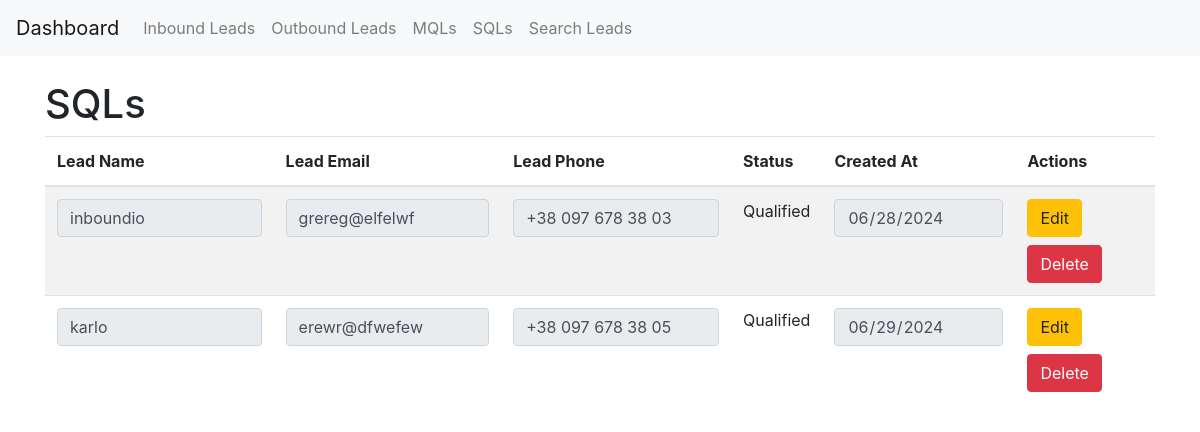
Page /sqls on the earlier database version.
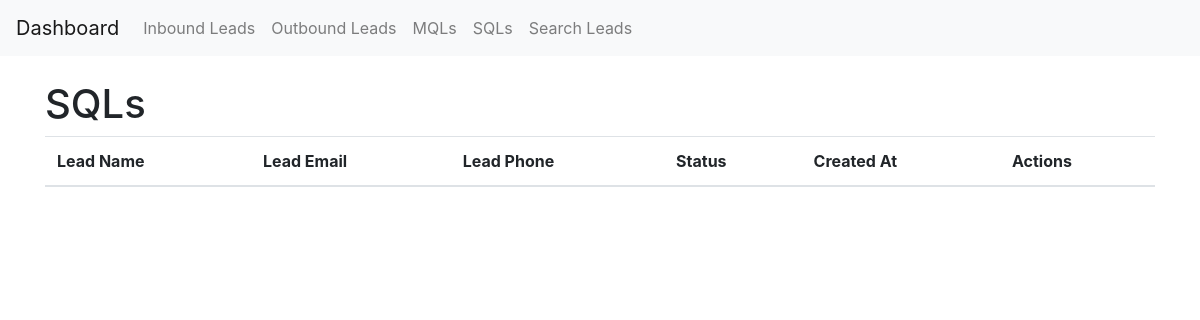
Same page on the later database version.
### app/models.py (models this page shows)
class SQL(db.Model):
    id = db.Column(db.Integer, primary_key=True)
    mql_id = db.Column(db.Integer, db.ForeignKey('mql.id'))
    status = db.Column(db.String(20), nullable=False)
    created_at = db.Column(db.DateTime, default=datetime.utcnow)

class InboundLead(db.Model):
    id = db.Column(db.Integer, primary_key=True)
    name = db.Column(db.String(64), nullable=False)
    email = db.Column(db.String(120), unique=True, nullable=False)
    phone = db.Column(db.String(20))
    created_at = db.Column(db.DateTime, default=datetime.utcnow)
    qualification = db.Column(db.String(20), default='')
    mqls = db.relationship('MQL', backref='inbound_lead', lazy=True)

### app/routes.py (the view, shortened to what this page needs)
@app.route('/sqls', methods=['GET', 'POST'])
def sqls():
    sqls = SQL.query.all()
    return render_template('sqls.html', title='SQLs', sqls=sqls)

### app/templates/sqls.html (shortened to what this page needs)
{% extends "base.html" %}
{% block content %}
  <h1>SQLs</h1>
  <table class="table table-striped">
    <thead>
      <tr>
        <th>Lead Name</th>
        <th>Lead Email</th>
        <th>Lead Phone</th>
        <th>Status</th>
        <th>Created At</th>
        <th>Actions</th>
      </tr>
    </thead>
    <tbody>
      {% for sql in sqls %}
        <tr>
          <form method="post">
            {% if sql.mql.lead_type == 'inbound' %}
              <td><input type="text" name="name_{{ sql.id }}" value="{{ sql.mql.inbound_lead.name }}" class="form-control" readonly></td>
              <td><input type="email" name="email_{{ sql.id }}" value="{{ sql.mql.inbound_lead.email }}" class="form-control" readonly></td>
              <td><input type="text" name="phone_{{ sql.id }}" value="{{ sql.mql.inbound_lead.phone }}" class="form-control" readonly></td>
            {% endif %}
            <td>{{ sql.status }}</td>
            <td><input type="date" name="created_at_{{ sql.id }}" value="{{ sql.created_at.strftime('%Y-%m-%d') }}" class="form-control" readonly></td>
            <td>
              <button type="button" class="btn btn-warning mb-2" onclick="enableEditing({{ sql.id }})">Edit</button>
              <button type="submit" name="action" value="delete_{{ sql.id }}" class="btn btn-danger">Delete</button>
            </td>
          </form>
        </tr>
      {% endfor %}
    </tbody>
  </table>
{% endblock %}

### app/templates/base.html (shortened to what this page needs)
<!doctype html>
<html lang="en">
  <head>
    <link rel="stylesheet" href="https://stackpath.bootstrapcdn.com/bootstrap/4.5.2/css/bootstrap.min.css">
  </head>
  <body>
    <nav class="navbar navbar-expand-lg navbar-light bg-light">
      <a class="navbar-brand" href="{{ url_for('index') }}">Dashboard</a>
      <div class="collapse navbar-collapse" id="navbarNav">
        <ul class="navbar-nav">
          <li class="nav-item">
            <a class="nav-link" href="{{ url_for('inbound_leads') }}">Inbound Leads</a>
          </li>
          <li class="nav-item">
            <a class="nav-link" href="{{ url_for('outbound_leads') }}">Outbound Leads</a>
          </li>
          <li class="nav-item">
            <a class="nav-link" href="{{ url_for('mqls') }}">MQLs</a>
          </li>
          <li class="nav-item">
            <a class="nav-link" href="{{ url_for('sqls') }}">SQLs</a>
          </li>
          <li class="nav-item">
            <a class="nav-link" href="{{ url_for('search_leads') }}">Search Leads</a>
          </li>
        </ul>
      </div>
    </nav>
    <div class="container mt-4">
      {% block content %}{% endblock %}
    </div>
  </body>
</html>

Differences in the rows shown:
removed SQL: mql.inbound_lead.name "inboundio", mql.inbound_lead.email "grereg@elfelwf", mql.inbound_lead.phone "+38 097 678 38 03", status "Qualified", created_at "06/28/2024"
removed SQL: mql.inbound_lead.name "karlo", mql.inbound_lead.email "erewr@dfwefew", mql.inbound_lead.phone "+38 097 678 38 05", status "Qualified", created_at "06/29/2024"
